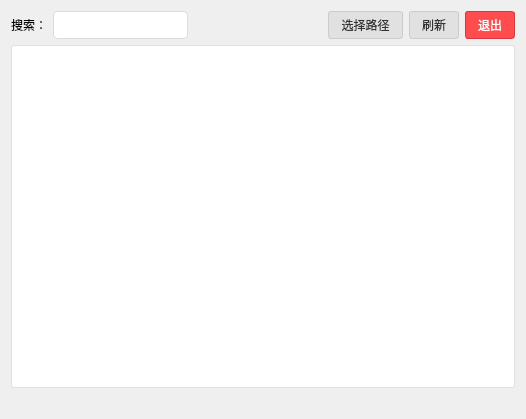
<?xml version="1.0" encoding="UTF-8"?>
<ui version="4.0">
 <class>ModelLibraryWidgetClass</class>
 <widget class="QWidget" name="ModelLibraryWidgetClass">
  <property name="geometry">
   <rect>
    <x>0</x>
    <y>0</y>
    <width>526</width>
    <height>419</height>
   </rect>
  </property>
  <property name="windowTitle">
   <string>ModelLibraryWidget</string>
  </property>
  <property name="styleSheet">
   <string notr="true">/* 窗口背景：使用柔和的浅灰色，与系统标题栏过渡更自然 */
QWidget#ModelLibraryWidget {
    background-color: #f5f5f5;
    border: none;
}

/* 顶部搜索框：白底黑字，带淡蓝色呼吸边框 */
QLineEdit {
    background-color: #ffffff;
    border: 1px solid #dcdcdc;
    border-radius: 4px;
    padding: 5px 8px;
    color: #333333;
    font-family: &quot;Microsoft YaHei&quot;;
}
QLineEdit:focus {
    border: 1px solid #0078d7; /* Windows 标准蓝色 */
}

/* 刷新按钮：标准的浅灰色按钮 */
QPushButton {
    background-color: #e1e1e1;
    border: 1px solid #cccccc;
    border-radius: 3px;
    color: #333333;
    padding: 4px 12px;
}
QPushButton:hover {
    background-color: #e5f1fb;
    border: 1px solid #0078d7;
}

/* 退出按钮：保持红色调，但调得更柔和一点 */
QPushButton#btnExit {
    background-color: #ff4d4f;
    border: 1px solid #d9363e;
    color: white;
}
QPushButton#btnExit:hover {
    background-color: #ff7875;
}

/* 列表区域：改用极简白底 */
QListWidget {
    background-color: #ffffff;
    border: 1px solid #e0e0e0;
    border-radius: 2px;
    outline: none;
}

/* 列表项：采用浅色卡片风格 */
QListWidget::item {
    background-color: #ffffff;
    border: 1px solid #f0f0f0;
    border-radius: 4px;
    margin: 5px;
    padding: 8px;
    color: #333333;
}

QListWidget::item:hover {
    background-color: #f0f7ff;
    border: 1px solid #cce4f7;
}

QListWidget::item:selected {
    background-color: #0078d7;
    color: #ffffff;
    border: 1px solid #005a9e;
}

/* 状态栏文本 */
QLabel#lblStatus {
    color: #666666;
    font-size: 9pt;
    font-family: &quot;Microsoft YaHei&quot;;
}

/* 滚动条：改用经典的细长灰色样式 */
QScrollBar:vertical {
    background: #f1f1f1;
    width: 6px;
    margin: 0px;
}
QScrollBar::handle:vertical {
    background: #c1c1c1;
    border-radius: 3px;
}
QScrollBar::handle:vertical:hover {
    background: #a8a8a8;
}</string>
  </property>
  <layout class="QVBoxLayout" name="verticalLayout">
   <item>
    <layout class="QHBoxLayout" name="horizontalLayout">
     <item>
      <widget class="QLabel" name="lblText1">
       <property name="text">
        <string>搜索：</string>
       </property>
      </widget>
     </item>
     <item>
      <widget class="QLineEdit" name="searchLineEdit"/>
     </item>
     <item>
      <spacer name="horizontalSpacer">
       <property name="orientation">
        <enum>Qt::Horizontal</enum>
       </property>
       <property name="sizeHint" stdset="0">
        <size>
         <width>40</width>
         <height>20</height>
        </size>
       </property>
      </spacer>
     </item>
     <item>
      <widget class="QPushButton" name="btnChoosePath">
       <property name="text">
        <string>选择路径</string>
       </property>
      </widget>
     </item>
     <item>
      <widget class="QPushButton" name="btnRefresh">
       <property name="text">
        <string>刷新</string>
       </property>
      </widget>
     </item>
     <item>
      <widget class="QPushButton" name="btnExit">
       <property name="text">
        <string>退出</string>
       </property>
      </widget>
     </item>
    </layout>
   </item>
   <item>
    <widget class="QListWidget" name="modelList">
     <property name="iconSize">
      <size>
       <width>80</width>
       <height>80</height>
      </size>
     </property>
     <property name="movement">
      <enum>QListView::Static</enum>
     </property>
     <property name="resizeMode">
      <enum>QListView::Adjust</enum>
     </property>
     <property name="spacing">
      <number>10</number>
     </property>
     <property name="viewMode">
      <enum>QListView::IconMode</enum>
     </property>
    </widget>
   </item>
   <item>
    <widget class="QLabel" name="lblStatus">
     <property name="text">
      <string/>
     </property>
    </widget>
   </item>
  </layout>
 </widget>
 <layoutdefault spacing="6" margin="11"/>
 <resources/>
 <connections/>
</ui>
